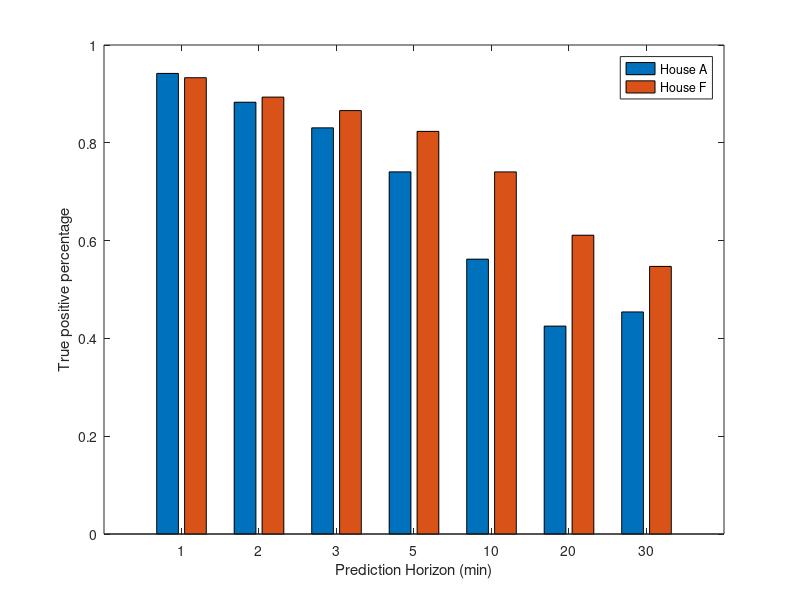

Source code (MATLAB):
function predictionHorizon()

houseA__day_1_30__day_0_1_ktp = [1151.0, 1151.0, 1079.0, 1079.0, 1015.0, 1015.0, 905.0, 905.0, 684.0, 679.0, 514.0, 461.0, 549.0, 343.0];
houseA_day_1_30__day_0_1_kfn = [71.0, 18.0, 143.0, 37.0, 207.0, 52.0, 317.0, 78.0, 533.0, 126.0, 695.0, 118.0, 660.0, 92.0];
houseA_tpp = houseA__day_1_30__day_0_1_ktp ./ (houseA__day_1_30__day_0_1_ktp + houseA_day_1_30__day_0_1_kfn);

houseB__day_1_30__day_0_1_ktp = [595.0, 595.0, 553.0, 553.0, 524.0, 524.0, 468.0, 466.0, 379.0, 377.0, 253.0, 249.0, 172.0, 151.0];
houseB_day_1_30__day_0_1_kfn = [1530.0, 1456.0, 1542.0, 1401.0, 1546.0, 1352.0, 1553.0, 1273.0, 1556.0, 1097.0, 1561.0, 880.0, 1543.0, 739.0];
houseB_tpp = houseB__day_1_30__day_0_1_ktp ./ (houseB__day_1_30__day_0_1_ktp + houseB_day_1_30__day_0_1_kfn);

houseE__day_1_30__day_0_1_ktp = [80.0, 80.0, 74.0, 74.0, 70.0, 70.0, 63.0, 63.0, 41.0, 41.0, 7.0, 7.0, 3.0, 3.0];
houseE_day_1_30__day_0_1_kfn = [7.0, 4.0, 6.0, 1.0, 4.0, 0.0, 6.0, 2.0, 18.0, 14.0, 30.0, 28.0, 15.0, 15.0];
houseE_tpp = houseE__day_1_30__day_0_1_ktp ./ (houseE__day_1_30__day_0_1_ktp + houseE_day_1_30__day_0_1_kfn);

houseF__day_1_30__day_0_1_ktp = [614.0, 614.0, 587.0, 587.0, 568.0, 568.0, 536.0, 536.0, 468.0, 466.0, 355.0, 343.0, 307.0, 264.0];
houseF_day_1_30__day_0_1_kfn = [44.0, 22.0, 70.0, 26.0, 88.0, 31.0, 115.0, 39.0, 164.0, 49.0, 226.0, 66.0, 254.0, 67.0];
houseF_tpp = houseF__day_1_30__day_0_1_ktp ./ (houseF__day_1_30__day_0_1_ktp + houseF_day_1_30__day_0_1_kfn);

toPlot = [houseA_tpp(1:2:14); houseF_tpp(1:2:14)]';

bar(toPlot, 'grouped')
legend({'House A', 'House F'})
set(gca,'XTickLabel',{'1', '2', '3', '5', '10', '20', '30'})
xlabel('Prediction Horizon (min)')
ylabel('True positive percentage')
